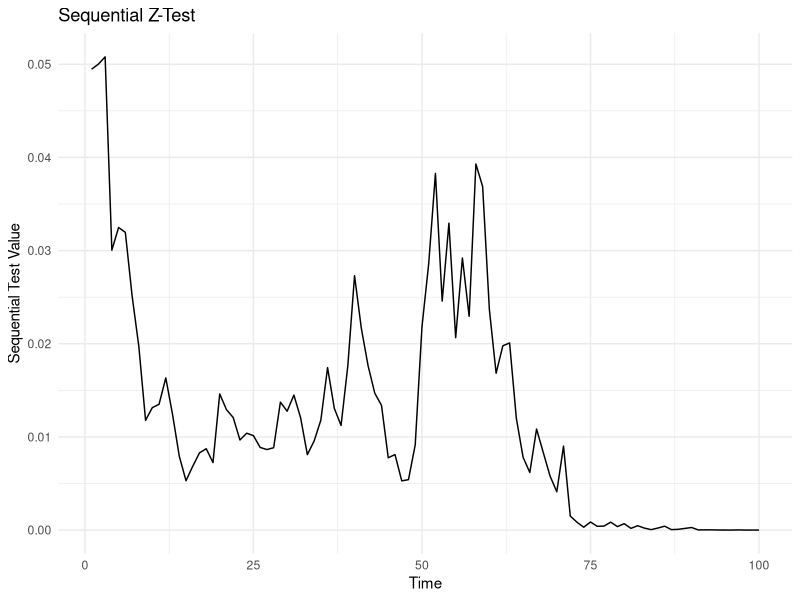

Write the R code that produced this figure.
#plot for sequential z-test
library(ggplot2)

samplesize = 100
true_mean = 0.3

time = seq(1, samplesize,1)
samples = rnorm(samplesize, mean = true_mean, sd = 1)
alpha = 0.05
quantile =qnorm(1 - alpha, mean = 0, sd = 1)

seq_test <- function(n){
  numerator = sum(samples[1:n]) - sqrt(samplesize) * quantile
  difference = sqrt(samplesize - n)
  return(pnorm(numerator/difference))
}
Y = numeric(samplesize - 1)
for(i in 1:(samplesize)){
  Y[i]=seq_test(i)
}
#use ggplot to plot the sequential test
df = data.frame(time = time, Y = Y)
ggplot(df, aes(x = time, y = Y)) +
  geom_line(color = 'black') +
  labs(title = 'Sequential Z-Test', x = 'Time', y = 'Sequential Test Value') +
  theme_minimal()


